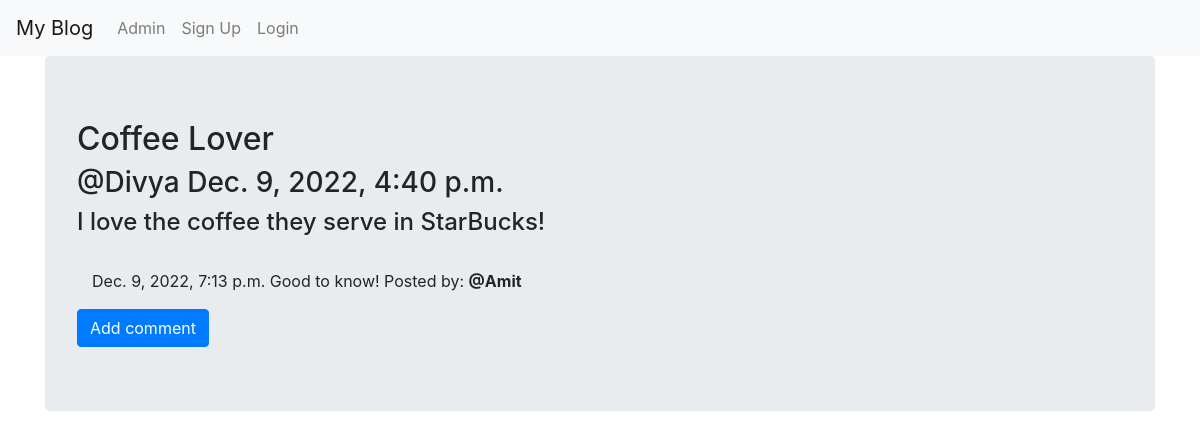
/1/, run on the app's committed database.
### myblog/models.py (models this page shows, shortened)
class Post(models.Model):
    author = models.CharField(max_length=200)
    title = models.CharField(max_length=200)
    text = models.TextField()
    published_date = models.DateTimeField(default=timezone.now)

class Comment(models.Model):
    post = models.ForeignKey('myblog.Post', related_name='comments',on_delete=models.CASCADE)
    author = models.CharField(max_length=200)
    text = models.TextField()
    created_date = models.DateTimeField(default=timezone.now)

### myblog/views.py (the view)
# urls.py: path('<int:pk>/',views.PostDetailView.as_view(), name='post_details'),
class PostDetailView(DetailView):
    context_object_name = 'post_details'
    model = models.Post
    template_name = 'post_detail.html'

### myblog/templates/post_detail.html
{% extends "base.html" %}
{% block body_block %}
   <div class="jumbotron">
        <h2>{{ post_details.title }}</h2>
        <h3>@{{ post_details.author}} {{ post_details.published_date }}</h3>
        <h4>{{ post_details.text|safe|linebreaksbr }}</h4>
    <div class="container">
    <br>
     {% for comment in post_details.comments.all %}
             <p> {{ comment.created_date }}
                 {{ comment.text }} Posted by: <strong>@{{ comment.author }}</strong></p>
     {% empty %}
         <p>No comments posted.</p>
     {% endfor %}
      </div>
      <a class="btn btn-primary btn-comment" href="{% url 'myblog:createcom' %}">Add comment</a>
     </div>
{% endblock %}

### data on the page
Post: title "Coffee Lover", author "Divya", published_date "Dec. 9, 2022, 4:40 p.m.", text "I love the coffee they serve in StarBucks!"
Comment: created_date "Dec. 9, 2022, 7:13 p.m.", text "Good to know!", author "Amit"
